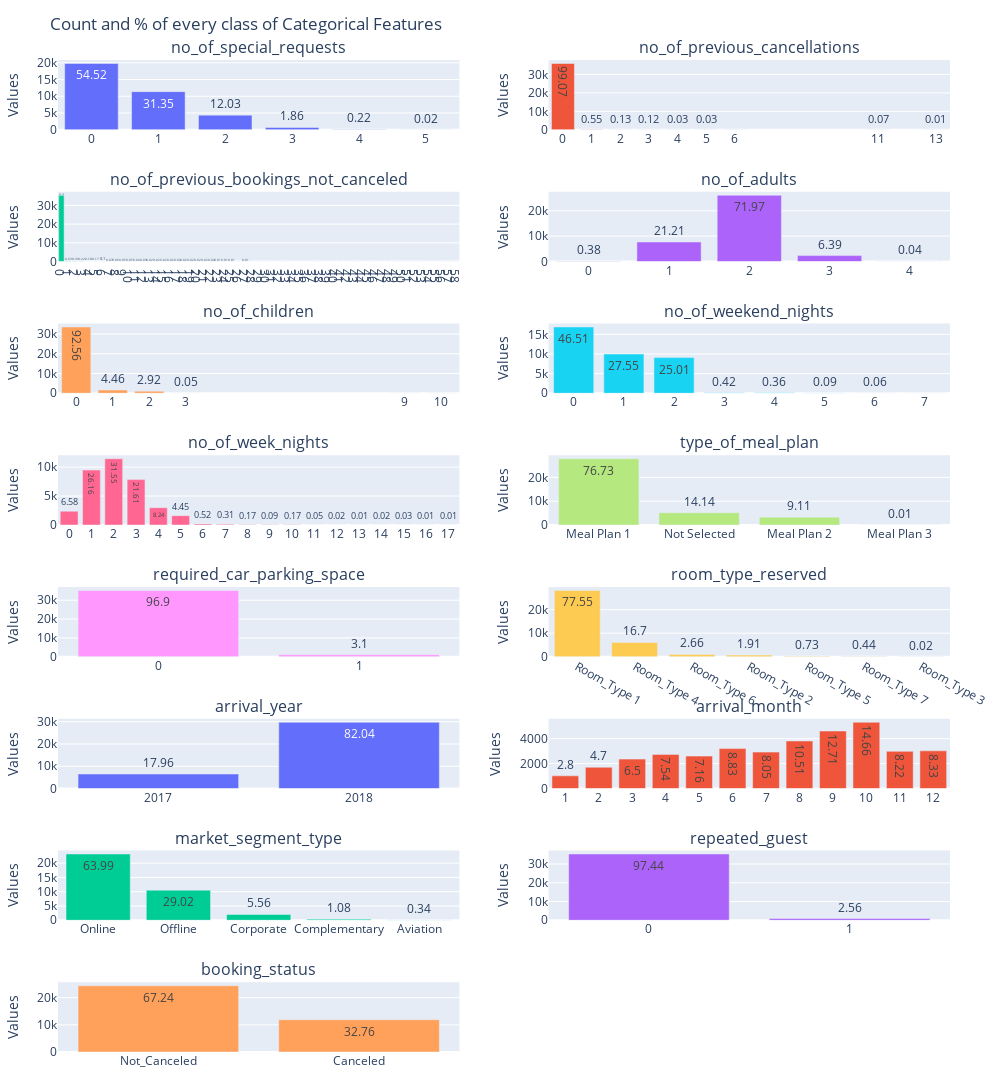

Notebook cell for this chart:
### Code cell
# Univariate analysis for categorical features

fig = ms(rows=8, cols=2, subplot_titles=cat_features)

for i, feature in enumerate(cat_features, 1):
    row = (i - 1) // 2 + 1
    column = (i - 1) % 2 + 1
    fig.add_trace(go.Bar(x = df_hotel[feature].value_counts().index,
                         y = df_hotel[feature].value_counts().values,
                         text = round(df_hotel[feature].value_counts(normalize=True)*100,2).values),row = row,col = column)
    fig.update_xaxes(tickmode = 'array', tickvals = list(df_hotel[feature].value_counts().index), row = row, col = column)

fig.update_layout(height=1800, width=1000, title_text='Count and % of every class of Categorical Features', 
                  margin=dict(l=40, r=40, t=60, b=40),
                  showlegend=False)

fig.update_yaxes(title_text="Values")

fig.show()

### Figure 1 — Plotly figure (JSON) as saved in the notebook; plotly's stock layout.template omitted (floating-point values rounded to 4 significant figures)
{"data": [{"text": [54.52, 31.35, 12.03, 1.86, 0.22, 0.02], "type": "bar", "x": [0, 1, 2, 3, 4, 5], "xaxis": "x", "y": [19777, 11373, 4364, 675, 78, 8], "yaxis": "y"}, {"text": [99.07, 0.55, 0.13, 0.12, 0.07, 0.03, 0.03, 0.01, 0], "type": "bar", "x": [0, 1, 2, 3, 11, 5, 4, 13, 6], "xaxis": "x2", "y": [35937, 198, 46, 43, 25, 11, 10, 4, 1], "yaxis": "y2"}, {"text": [97.76, 0.63, 0.31, 0.22, 0.18, 0.17, 0.1, 0.07, 0.06, 0.05, 0.05, 0.04, 0.03, 0.02, 0.02, 0.02, 0.02, 0.02, 0.02, 0.02, 0.02, 0.02, 0.02, 0.01, 0.01, 0.01, 0.01, 0.01, 0.01, 0.01, 0.01, 0.01, 0.01, 0.01, 0.01, 0, 0, 0, 0, 0, 0, 0, 0, 0, 0, 0, 0, 0, 0, 0, 0, 0, 0, 0, 0, 0, 0, 0, 0], "type": "bar", "x": [0, 1, 2, 3, 4, 5, 6, 7, 8, 10, 9, 11, 12, 14, 15, 16, 13, 18, 20, 21, 17, 19, 22, 25, 27, 24, 23, 44, 29, 48, 28, 30, 32, 31, 26, 46, 55, 45, 57, 53, 54, 58, 41, 40, 43, 35, 50, 56, 33, 37, 42, 51, 38, 34, 39, 52, 49, 47, 36], "xaxis": "x3", "y": [35463, 228, 112, 80, 65, 60, 36, 24, 23, 19, 19, 15, 12, 9, 8, 7, 7, 6, 6, 6, 6, 6, 6, 3, 3, 3, 3, 2, 2, 2, 2, 2, 2, 2, 2, 1, 1, 1, 1, 1, 1, 1, 1, 1, 1, 1, 1, 1, 1, 1, 1, 1, 1, 1, 1, 1, 1, 1, 1], "yaxis": "y3"}, {"text": [71.97, 21.21, 6.39, 0.38, 0.04], "type": "bar", "x": [2, 1, 3, 0, 4], "xaxis": "x4", "y": [26108, 7695, 2317, 139, 16], "yaxis": "y4"}, {"text": [92.56, 4.46, 2.92, 0.05, 0.01, 0], "type": "bar", "x": [0, 1, 2, 3, 9, 10], "xaxis": "x5", "y": [33577, 1618, 1058, 19, 2, 1], "yaxis": "y5"}, {"text": [46.51, 27.55, 25.01, 0.42, 0.36, 0.09, 0.06, 0], "type": "bar", "x": [0, 1, 2, 3, 4, 5, 6, 7], "xaxis": "x6", "y": [16872, 9995, 9071, 153, 129, 34, 20, 1], "yaxis": "y6"}, {"text": [31.55, 26.16, 21.61, 8.24, 6.58, 4.45, 0.52, 0.31, 0.17, 0.17, 0.09, 0.05, 0.03, 0.02, 0.02, 0.01, 0.01, 0.01], "type": "bar", "x": [2, 1, 3, 4, 0, 5, 6, 7, 10, 8, 9, 11, 15, 12, 14, 13, 17, 16], "xaxis": "x7", "y": [11444, 9488, 7839, 2990, 2387, 1614, 189, 113, 62, 62, 34, 17, 10, 9, 7, 5, 3, 2], "yaxis": "y7"}, {"text": [76.73, 14.14, 9.11, 0.01], "type": "bar", "x": ["Meal Plan 1", "Not Selected", "Meal Plan 2", "Meal Plan 3"], "xaxis": "x8", "y": [27835, 5130, 3305, 5], "yaxis": "y8"}, {"text": [96.9, 3.1], "type": "bar", "x": [0, 1], "xaxis": "x9", "y": [35151, 1124], "yaxis": "y9"}, {"text": [77.55, 16.7, 2.66, 1.91, 0.73, 0.44, 0.02], "type": "bar", "x": ["Room_Type 1", "Room_Type 4", "Room_Type 6", "Room_Type 2", "Room_Type 5", "Room_Type 7", "Room_Type 3"], "xaxis": "x10", "y": [28130, 6057, 966, 692, 265, 158, 7], "yaxis": "y10"}, {"text": [82.04, 17.96], "type": "bar", "x": [2018, 2017], "xaxis": "x11", "y": [29761, 6514], "yaxis": "y11"}, {"text": [14.66, 12.71, 10.51, 8.83, 8.33, 8.22, 8.05, 7.54, 7.16, 6.5, 4.7, 2.8], "type": "bar", "x": [10, 9, 8, 6, 12, 11, 7, 4, 5, 3, 2, 1], "xaxis": "x12", "y": [5317, 4611, 3813, 3203, 3021, 2980, 2920, 2736, 2598, 2358, 1704, 1014], "yaxis": "y12"}, {"text": [63.99, 29.02, 5.56, 1.08, 0.34], "type": "bar", "x": ["Online", "Offline", "Corporate", "Complementary", "Aviation"], "xaxis": "x13", "y": [23214, 10528, 2017, 391, 125], "yaxis": "y13"}, {"text": [97.44, 2.56], "type": "bar", "x": [0, 1], "xaxis": "x14", "y": [35345, 930], "yaxis": "y14"}, {"text": [67.24, 32.76], "type": "bar", "x": ["Not_Canceled", "Canceled"], "xaxis": "x15", "y": [24390, 11885], "yaxis": "y15"}], "layout": {"annotations": [{"font": {"size": 16}, "showarrow": false, "text": "no_of_special_requests", "x": 0.225, "xanchor": "center", "xref": "paper", "y": 1, "yanchor": "bottom", "yref": "paper"}, {"font": {"size": 16}, "showarrow": false, "text": "no_of_previous_cancellations", "x": 0.775, "xanchor": "center", "xref": "paper", "y": 1, "yanchor": "bottom", "yref": "paper"}, {"font": {"size": 16}, "showarrow": false, "text": "no_of_previous_bookings_not_canceled", "x": 0.225, "xanchor": "center", "xref": "paper", "y": 0.8672, "yanchor": "bottom", "yref": "paper"}, {"font": {"size": 16}, "showarrow": false, "text": "no_of_adults", "x": 0.775, "xanchor": "center", "xref": "paper", "y": 0.8672, "yanchor": "bottom", "yref": "paper"}, {"font": {"size": 16}, "showarrow": false, "text": "no_of_children", "x": 0.225, "xanchor": "center", "xref": "paper", "y": 0.7344, "yanchor": "bottom", "yref": "paper"}, {"font": {"size": 16}, "showarrow": false, "text": "no_of_weekend_nights", "x": 0.775, "xanchor": "center", "xref": "paper", "y": 0.7344, "yanchor": "bottom", "yref": "paper"}, {"font": {"size": 16}, "showarrow": false, "text": "no_of_week_nights", "x": 0.225, "xanchor": "center", "xref": "paper", "y": 0.6016, "yanchor": "bottom", "yref": "paper"}, {"font": {"size": 16}, "showarrow": false, "text": "type_of_meal_plan", "x": 0.775, "xanchor": "center", "xref": "paper", "y": 0.6016, "yanchor": "bottom", "yref": "paper"}, {"font": {"size": 16}, "showarrow": false, "text": "required_car_parking_space", "x": 0.225, "xanchor": "center", "xref": "paper", "y": 0.4688, "yanchor": "bottom", "yref": "paper"}, {"font": {"size": 16}, "showarrow": false, "text": "room_type_reserved", "x": 0.775, "xanchor": "center", "xref": "paper", "y": 0.4688, "yanchor": "bottom", "yref": "paper"}, {"font": {"size": 16}, "showarrow": false, "text": "arrival_year", "x": 0.225, "xanchor": "center", "xref": "paper", "y": 0.3359, "yanchor": "bottom", "yref": "paper"}, {"font": {"size": 16}, "showarrow": false, "text": "arrival_month", "x": 0.775, "xanchor": "center", "xref": "paper", "y": 0.3359, "yanchor": "bottom", "yref": "paper"}, {"font": {"size": 16}, "showarrow": false, "text": "market_segment_type", "x": 0.225, "xanchor": "center", "xref": "paper", "y": 0.2031, "yanchor": "bottom", "yref": "paper"}, {"font": {"size": 16}, "showarrow": false, "text": "repeated_guest", "x": 0.775, "xanchor": "center", "xref": "paper", "y": 0.2031, "yanchor": "bottom", "yref": "paper"}, {"font": {"size": 16}, "showarrow": false, "text": "booking_status", "x": 0.225, "xanchor": "center", "xref": "paper", "y": 0.07031, "yanchor": "bottom", "yref": "paper"}], "height": 1800, "margin": {"b": 40, "l": 40, "r": 40, "t": 60}, "showlegend": false, "title": {"text": "Count and % of every class of Categorical Features"}, "width": 1000, "xaxis": {"anchor": "y", "domain": [0, 0.45], "tickmode": "array", "tickvals": [0, 1, 2, 3, 4, 5]}, "xaxis10": {"anchor": "y10", "domain": [0.55, 1], "tickmode": "array", "tickvals": ["Room_Type 1", "Room_Type 4", "Room_Type 6", "Room_Type 2", "Room_Type 5", "Room_Type 7", "Room_Type 3"]}, "xaxis11": {"anchor": "y11", "domain": [0, 0.45], "tickmode": "array", "tickvals": [2018, 2017]}, "xaxis12": {"anchor": "y12", "domain": [0.55, 1], "tickmode": "array", "tickvals": [10, 9, 8, 6, 12, 11, 7, 4, 5, 3, 2, 1]}, "xaxis13": {"anchor": "y13", "domain": [0, 0.45], "tickmode": "array", "tickvals": ["Online", "Offline", "Corporate", "Complementary", "Aviation"]}, "xaxis14": {"anchor": "y14", "domain": [0.55, 1], "tickmode": "array", "tickvals": [0, 1]}, "xaxis15": {"anchor": "y15", "domain": [0, 0.45], "tickmode": "array", "tickvals": ["Not_Canceled", "Canceled"]}, "xaxis16": {"anchor": "y16", "domain": [0.55, 1]}, "xaxis2": {"anchor": "y2", "domain": [0.55, 1], "tickmode": "array", "tickvals": [0, 1, 2, 3, 11, 5, 4, 13, 6]}, "xaxis3": {"anchor": "y3", "domain": [0, 0.45], "tickmode": "array", "tickvals": [0, 1, 2, 3, 4, 5, 6, 7, 8, 10, 9, 11, 12, 14, 15, 16, 13, 18, 20, 21, 17, 19, 22, 25, 27, 24, 23, 44, 29, 48, 28, 30, 32, 31, 26, 46, 55, 45, 57, 53, 54, 58, 41, 40, 43, 35, 50, 56, 33, 37, 42, 51, 38, 34, 39, 52, 49, 47, 36]}, "xaxis4": {"anchor": "y4", "domain": [0.55, 1], "tickmode": "array", "tickvals": [2, 1, 3, 0, 4]}, "xaxis5": {"anchor": "y5", "domain": [0, 0.45], "tickmode": "array", "tickvals": [0, 1, 2, 3, 9, 10]}, "xaxis6": {"anchor": "y6", "domain": [0.55, 1], "tickmode": "array", "tickvals": [0, 1, 2, 3, 4, 5, 6, 7]}, "xaxis7": {"anchor": "y7", "domain": [0, 0.45], "tickmode": "array", "tickvals": [2, 1, 3, 4, 0, 5, 6, 7, 10, 8, 9, 11, 15, 12, 14, 13, 17, 16]}, "xaxis8": {"anchor": "y8", "domain": [0.55, 1], "tickmode": "array", "tickvals": ["Meal Plan 1", "Not Selected", "Meal Plan 2", "Meal Plan 3"]}, "xaxis9": {"anchor": "y9", "domain": [0, 0.45], "tickmode": "array", "tickvals": [0, 1]}, "yaxis": {"anchor": "x", "domain": [0.9297, 1], "title": {"text": "Values"}}, "yaxis10": {"anchor": "x10", "domain": [0.3984, 0.4688], "title": {"text": "Values"}}, "yaxis11": {"anchor": "x11", "domain": [0.2656, 0.3359], "title": {"text": "Values"}}, "yaxis12": {"anchor": "x12", "domain": [0.2656, 0.3359], "title": {"text": "Values"}}, "yaxis13": {"anchor": "x13", "domain": [0.1328, 0.2031], "title": {"text": "Values"}}, "yaxis14": {"anchor": "x14", "domain": [0.1328, 0.2031], "title": {"text": "Values"}}, "yaxis15": {"anchor": "x15", "domain": [0, 0.07031], "title": {"text": "Values"}}, "yaxis16": {"anchor": "x16", "domain": [0, 0.07031], "title": {"text": "Values"}}, "yaxis2": {"anchor": "x2", "domain": [0.9297, 1], "title": {"text": "Values"}}, "yaxis3": {"anchor": "x3", "domain": [0.7969, 0.8672], "title": {"text": "Values"}}, "yaxis4": {"anchor": "x4", "domain": [0.7969, 0.8672], "title": {"text": "Values"}}, "yaxis5": {"anchor": "x5", "domain": [0.6641, 0.7344], "title": {"text": "Values"}}, "yaxis6": {"anchor": "x6", "domain": [0.6641, 0.7344], "title": {"text": "Values"}}, "yaxis7": {"anchor": "x7", "domain": [0.5312, 0.6016], "title": {"text": "Values"}}, "yaxis8": {"anchor": "x8", "domain": [0.5312, 0.6016], "title": {"text": "Values"}}, "yaxis9": {"anchor": "x9", "domain": [0.3984, 0.4688], "title": {"text": "Values"}}}}
